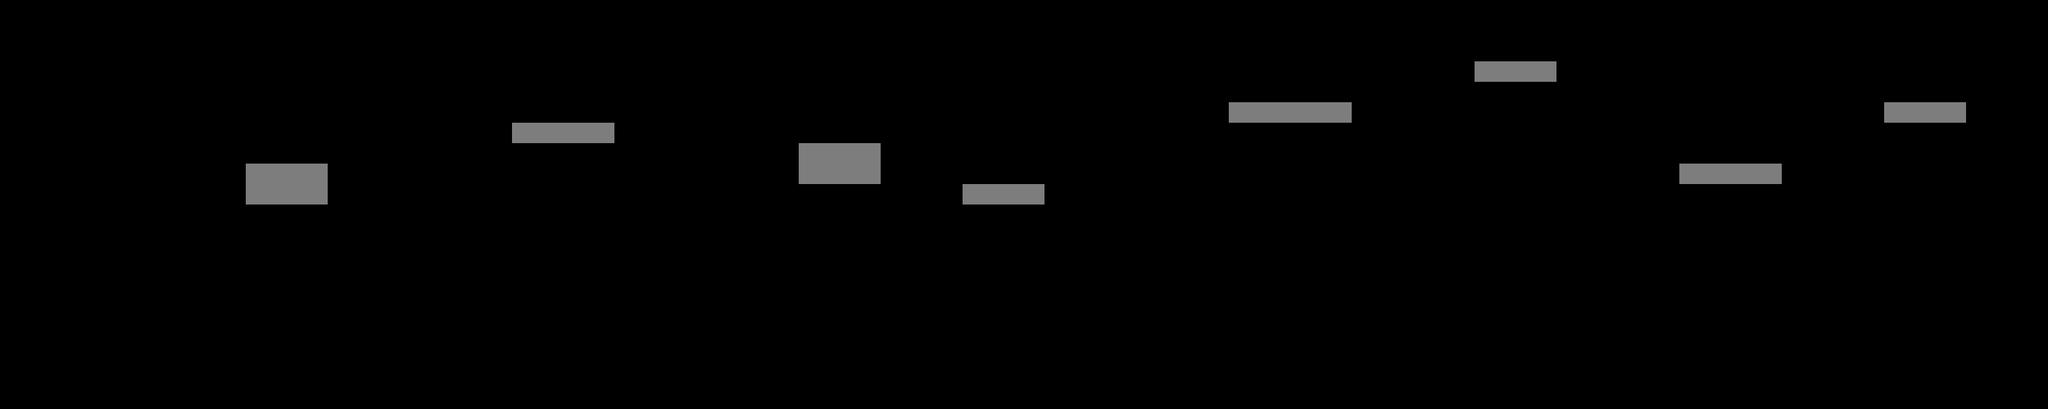

A level layout from a 2D game, rendered from its tile map. Below: a short description, then the map file with tile-grid data replaced by summaries:
An orthogonal 100x20 tile map with 32x32 px tiles, 1 tile layer (Tile Layer 1).

<map version="1.0" orientation="orthogonal" renderorder="right-down" width="100" height="20" tilewidth="32" tileheight="32" nextobjectid="1">
 <tileset firstgid="1" name="DEMOMrJumpClouds" tilewidth="32" tileheight="32" tilecount="80" columns="8">
  <image source="DEMOMrJumpClouds.png" width="256" height="329" />
 </tileset>
 <layer name="Tile Layer 1" width="100" height="20">
  <data>[2000 cells, 44 non-empty, 4 distinct tile ids]</data>
 </layer>
</map>
